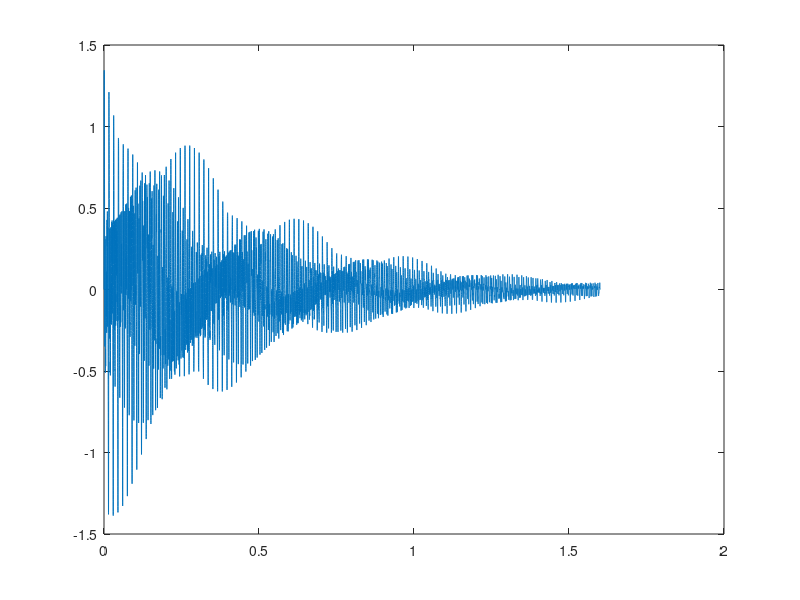

The MATLAB script that drew this image:
%%%%%% You may want to adjust these parameters for Exercise 2 %%%%%%%%

duration = 1.6;  % time duration of each note
tau = .5;        % damping time constant
hm = 0.5;        % relative magnitude of harmonic


%%%%% This section should not be changed %%%%%%%%%%%

fs = 22050;
t = 0:1/fs:duration;
exp_damping = .4*exp(-t/tau);

c2f = 65.41;
d2f = 73.42;
e2f = 82.41;
f2f = 87.31;
g2f = 98;
a2f = 110;
b2f = 123.47;

c3f = 2*c2f;
d3f = 2*d2f;
e3f = 2*e2f;
f3f = 2*f2f;
g3f = 2*g2f;
a3f = 2*a2f;
b3f = 2*b2f;

c4f = 4*c2f;
d4f = 4*d2f;
e4f = 4*e2f;
f4f = 4*f2f;
g4f = 4*g2f;
a4f = 4*a2f;
b4f = 4*b2f;

c5f = 8*c2f;
d5f = 8*d2f;
e5f = 8*e2f;
f5f = 8*f2f;
g5f = 8*g2f;
a5f = 8*a2f;
b5f = 8*b2f;

c2 = sin(2*pi*c2f*t).*exp_damping;
d2 = sin(2*pi*d2f*t).*exp_damping;
e2 = sin(2*pi*e2f*t).*exp_damping;
f2 = sin(2*pi*f2f*t).*exp_damping;
g2 = sin(2*pi*g2f*t).*exp_damping;
a2 = sin(2*pi*a2f*t).*exp_damping;
b2 = sin(2*pi*b2f*t).*exp_damping;

c3 = sin(2*pi*c3f*t).*exp_damping;
d3 = sin(2*pi*d3f*t).*exp_damping;
e3 = sin(2*pi*e3f*t).*exp_damping;
f3 = sin(2*pi*f3f*t).*exp_damping;
g3 = sin(2*pi*g3f*t).*exp_damping;
a3 = sin(2*pi*a3f*t).*exp_damping;
b3 = sin(2*pi*b3f*t).*exp_damping;

c4 = sin(2*pi*c4f*t).*exp_damping;
d4 = sin(2*pi*d4f*t).*exp_damping;
e4 = sin(2*pi*e4f*t).*exp_damping;
f4 = sin(2*pi*f4f*t).*exp_damping;
g4 = sin(2*pi*g4f*t).*exp_damping;
a4 = sin(2*pi*a4f*t).*exp_damping;
b4 = sin(2*pi*b4f*t).*exp_damping;

c5 = sin(2*pi*c5f*t).*exp_damping;
d5 = sin(2*pi*d5f*t).*exp_damping;
e5 = sin(2*pi*e5f*t).*exp_damping;
f5 = sin(2*pi*f5f*t).*exp_damping;
g5 = sin(2*pi*g5f*t).*exp_damping;
a5 = sin(2*pi*a5f*t).*exp_damping;
b5 = sin(2*pi*b5f*t).*exp_damping;

%%% redefine notes to include their second harmonic

c2 = c2+hm*c3;
d2 = d2+hm*d3;
e2 = e2+hm*e3;
f2 = f2+hm*f3;
g2 = g2+hm*g3;
a2 = a2+hm*a3;
b2 = b2+hm*b3;

c3 = c3+hm*c4;
d3 = d3+hm*d4;
e3 = e3+hm*e4;
f3 = f3+hm*f4;
g3 = g3+hm*g4;
a3 = a3+hm*a4;
b3 = b3+hm*b4;

c4 = c4+hm*c5;
d4 = d4+hm*d5;
e4 = e4+hm*e5;
f4 = f4+hm*f5;
g4 = g4+hm*g5;
a4 = a4+hm*a5;
b4 = b4+hm*b5;

chord1 = c3 + g3 + e4;


%%%%%%%%%%% Fill in values below for Exercise 1 %%%%%%%%%%%

chord2 = 0;
chord3 = 0;
chord4 = 0;
chord5 = 0;
chord6 = 0;
chord7 = 0;
chord8 = 0;


%%%%%%%%% This part need not be changed %%%%%%%%

song = [chord1 chord2 chord3 chord4 chord5 chord6 chord7 chord8];
figure(2);
t = 0:1/fs:(length(song)-1)/fs;
soundsc(song,fs)
plot(t,song);
